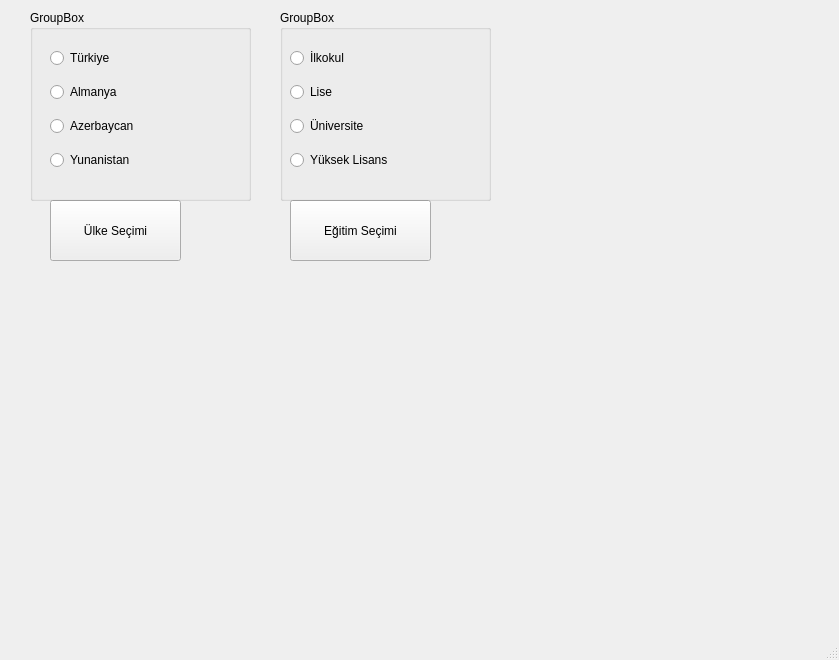
<?xml version="1.0" encoding="UTF-8"?>
<ui version="4.0">
 <class>MainWindow</class>
 <widget class="QMainWindow" name="MainWindow">
  <property name="geometry">
   <rect>
    <x>0</x>
    <y>0</y>
    <width>839</width>
    <height>660</height>
   </rect>
  </property>
  <property name="windowTitle">
   <string>MainWindow</string>
  </property>
  <widget class="QWidget" name="centralwidget">
   <widget class="QLabel" name="lblUlke">
    <property name="geometry">
     <rect>
      <x>50</x>
      <y>270</y>
      <width>241</width>
      <height>101</height>
     </rect>
    </property>
    <property name="text">
     <string/>
    </property>
   </widget>
   <widget class="QPushButton" name="btnUlkeSecimi">
    <property name="geometry">
     <rect>
      <x>50</x>
      <y>200</y>
      <width>131</width>
      <height>61</height>
     </rect>
    </property>
    <property name="text">
     <string>Ülke Seçimi</string>
    </property>
   </widget>
   <widget class="QPushButton" name="btnEgitimSecimi">
    <property name="geometry">
     <rect>
      <x>290</x>
      <y>200</y>
      <width>141</width>
      <height>61</height>
     </rect>
    </property>
    <property name="text">
     <string>Eğitim Seçimi</string>
    </property>
   </widget>
   <widget class="QLabel" name="lblEgitim">
    <property name="geometry">
     <rect>
      <x>290</x>
      <y>270</y>
      <width>251</width>
      <height>101</height>
     </rect>
    </property>
    <property name="text">
     <string/>
    </property>
   </widget>
   <widget class="QGroupBox" name="groupBoxUlke">
    <property name="geometry">
     <rect>
      <x>30</x>
      <y>10</y>
      <width>221</width>
      <height>191</height>
     </rect>
    </property>
    <property name="title">
     <string>GroupBox</string>
    </property>
    <widget class="QWidget" name="">
     <property name="geometry">
      <rect>
       <x>20</x>
       <y>30</y>
       <width>131</width>
       <height>141</height>
      </rect>
     </property>
     <layout class="QGridLayout" name="layoutUlke">
      <item row="3" column="0">
       <widget class="QRadioButton" name="radioAzerbaycan">
        <property name="text">
         <string>Azerbaycan</string>
        </property>
       </widget>
      </item>
      <item row="2" column="0">
       <widget class="QRadioButton" name="radioAlmanya">
        <property name="text">
         <string>Almanya</string>
        </property>
       </widget>
      </item>
      <item row="0" column="0">
       <widget class="QRadioButton" name="radioTurkiye">
        <property name="text">
         <string>Türkiye</string>
        </property>
       </widget>
      </item>
      <item row="4" column="0">
       <widget class="QRadioButton" name="radioYunanistan">
        <property name="text">
         <string>Yunanistan</string>
        </property>
       </widget>
      </item>
     </layout>
    </widget>
   </widget>
   <widget class="QGroupBox" name="groupBoxEgitim">
    <property name="geometry">
     <rect>
      <x>280</x>
      <y>10</y>
      <width>211</width>
      <height>191</height>
     </rect>
    </property>
    <property name="title">
     <string>GroupBox</string>
    </property>
    <widget class="QWidget" name="layoutWidget">
     <property name="geometry">
      <rect>
       <x>10</x>
       <y>30</y>
       <width>141</width>
       <height>141</height>
      </rect>
     </property>
     <layout class="QGridLayout" name="layoutEgitim">
      <item row="1" column="0">
       <widget class="QRadioButton" name="radioLise">
        <property name="text">
         <string>Lise</string>
        </property>
       </widget>
      </item>
      <item row="0" column="0">
       <widget class="QRadioButton" name="radioIlkokul">
        <property name="text">
         <string>İlkokul</string>
        </property>
       </widget>
      </item>
      <item row="2" column="0">
       <widget class="QRadioButton" name="radioUniversite">
        <property name="text">
         <string>Üniversite</string>
        </property>
       </widget>
      </item>
      <item row="3" column="0">
       <widget class="QRadioButton" name="radioYuksekLisans">
        <property name="text">
         <string>Yüksek Lisans</string>
        </property>
       </widget>
      </item>
     </layout>
    </widget>
   </widget>
  </widget>
  <widget class="QMenuBar" name="menubar">
   <property name="geometry">
    <rect>
     <x>0</x>
     <y>0</y>
     <width>839</width>
     <height>26</height>
    </rect>
   </property>
  </widget>
  <widget class="QStatusBar" name="statusbar"/>
 </widget>
 <resources/>
 <connections/>
</ui>
